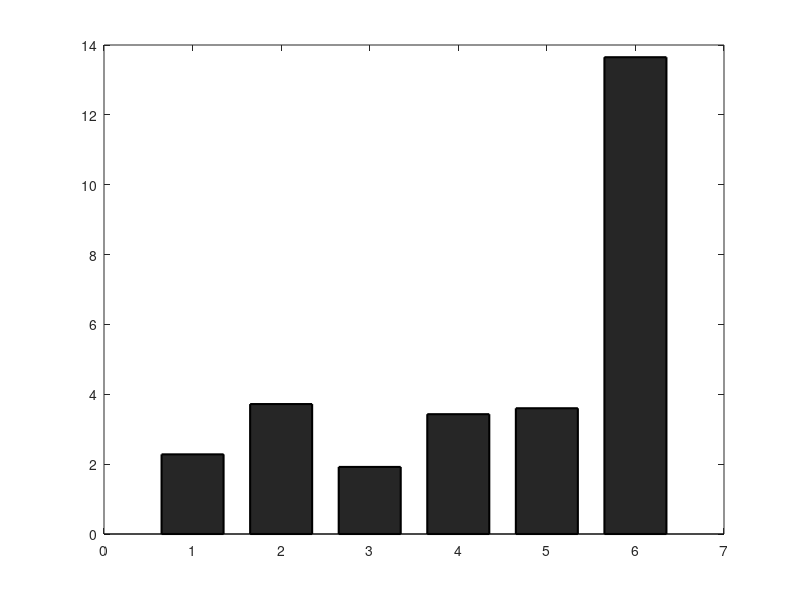

MATLAB code for this plot: (Note: this script raises an error after producing the figure.)
clc;clear;close all;

x = [1;2;3;4;5;6];

data = [2.28   3.72    1.92    3.43  3.6  13.65]; 

figure1 = figure;
axes1 = axes('Parent',figure1);
hold(axes1,'on');
box(axes1,'on');
rr = bar(x,data,0.7,'FaceColor','flat','LineWidth',1.5);
rr.CData(1,:) = [0 0.4470 .7410];
rr.CData(2,:) = [0.8500 0.3250 .0980];
rr.CData(3,:) = [0.9290 0.6940 0.1250];
rr.CData(4,:) = [0.4940 0.1840 .5560];
rr.CData(5,:) = [0.4660 0.6740 0.1880];
rr.CData(6,:) = [0.6350 0.0780 0.1840];
ylabel('Symbol Rate (Sym/sec)', 'FontSize', 11,'Fontweight','bold');
ylim ([0,14]);
set(axes1,'LineWidth',1.5,'XTick',[1 2 3 4 5 6],'XTickLabel',...
    {'PDOOK','PPM','DPPM','IDPPM','DAPPM, \alpha =2','OFAM-1D, n=2'},'YMinorGrid','on', 'FontSize', 10,'Fontweight','bold');


x3 = [1;2;3;4;5;6;7];

data3 = [45.71   3.72    38.46   34.33   72.05  126.98  201.42]; 

figure3 = figure;
axes3 = axes('Parent',figure3);
hold(axes3,'on');
box(axes3,'on');
rr3 = bar(x3,data3,0.7,'FaceColor','flat','LineWidth',1.5);
rr3.CData(1,:) = [0 0.4470 .7410];
rr3.CData(2,:) = [0.8500 0.3250 .0980];
rr3.CData(3,:) = [0.9290 0.6940 0.1250];
rr3.CData(4,:) = [0.4940 0.1840 .5560];
rr3.CData(5,:) = [0.4660 0.6740 0.1880];
rr3.CData(6,:) = [0.4660 0.6740 0.1880];
rr3.CData(7,:) = [0.30 0.75 0.93];
ylabel('Symbol Rate (Sym/sec)', 'FontSize', 11,'Fontweight','bold');
ylim ([0,220]);
set(axes3,'LineWidth',1.5,'XTick',[1 2 3 4 5 6 7],'XTickLabel',...
    {'PDOOK','PPM','DPPM','IDPPM','DAPPM, \alpha =2','DAPPM, \alpha =4','OFAM-3D, e=4,n=2'},'YMinorGrid','on', 'FontSize', 10,'Fontweight','bold');



% x4 = [1;2;3;4;5;6];
% 
% data4 = [142.85   11.62    120.88    225.16  134.38  217.92];
% 
% figure4 = figure;
% axes4 = axes('Parent',figure4);
% hold(axes4,'on');
% box(axes4,'on');
% rr4 = bar(x4,data4,0.7,'FaceColor','flat','LineWidth',1.5);
% rr4.CData(1,:) = [0 0.4470 .7410];
% rr4.CData(2,:) = [0.8500 0.3250 .0980];
% rr4.CData(3,:) = [0.9290 0.6940 0.1250];
% rr4.CData(4,:) = [0.4940 0.1840 .5560];
% rr4.CData(5,:) = [0.4660 0.6740 0.1880];
% %rr3.CData(6,:) = [0.3010 0.7450 0.9330];
% rr3.CData(6,:) = [1 0 0];
% ylabel('Symbol Rate (Sym/sec)', 'FontSize', 11,'Fontweight','bold');
% %ylim ([0,5]);
% set(axes4,'LineWidth',1.5,'XTick',[1 2 3 4 5 6],'XTickLabel',...
%     {'PDOOK','PPM','DPPM','DAPPM','OFAM-3D','OFAM-3D-ML'},'YMinorGrid','on', 'FontSize', 10,'Fontweight','bold');



x2 = [1;2;3;4;5;6;7];

data2 = [137.05 137.05 137.05 109.48 58.97 137.05 137.05]; %26 Alphabets

figure2 = figure;
axes2 = axes('Parent',figure2);
hold(axes2,'on');
box(axes2,'on');
rr2 = bar(x2,data2,0.7,'FaceColor','flat','LineWidth',1.5);
%rr2.CData(1,:) = [0 0.4470 .7410];
rr2.CData(1,:) = [0.8500 0.3250 .0980];
rr2.CData(2,:) = [0.9290 0.6940 0.1250];
rr2.CData(3,:) = [0.4940 0.1840 .5560];
rr2.CData(4,:) = [0.4660 0.6740 0.1880];
rr2.CData(5,:) = [0.4660 0.6740 0.1880];
rr2.CData(6,:) = [0.6350 0.0780 0.1840];
%rr2.CData(7,:) = [0.11 0.88 0.84];
rr2.CData(7,:) = [0.30 0.75 0.93];
ylabel('Power Efficiency (%)', 'FontSize', 11,'Fontweight','bold');
ylim ([50,150]);
set(axes2,'LineWidth',1.5,'XTick',[1 2 3 4 5 6 7],'XTickLabel',...
    {'PPM','DPPM','IDPPM','DAPPM, \alpha =2','DAPPM, \alpha =4','OFAM-1D','OFAM-3D'},'YMinorGrid','on', 'FontSize', 10,'Fontweight','bold');





